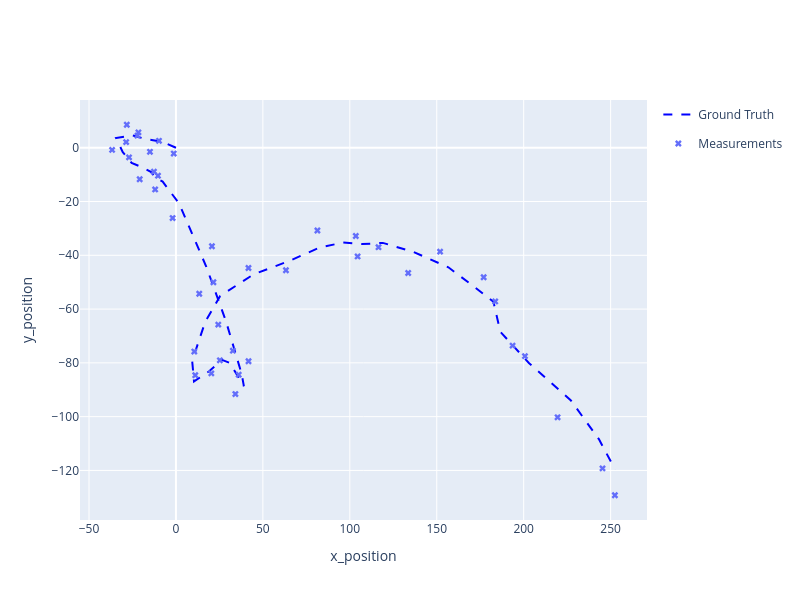

Notebook code cell kept with this figure:
### Code cell
# The measurements can now be generated and plotted accordingly.

measurements = []
for state in truth:
    measurement = measurement_model.function(state, noise=True)
    measurements.append(Detection(measurement,
                                  timestamp=state.timestamp,
                                  measurement_model=measurement_model))


xy_plotter.plot_measurements(measurements, [0,2], marker=dict(symbol="x"))
xy_plotter.fig
